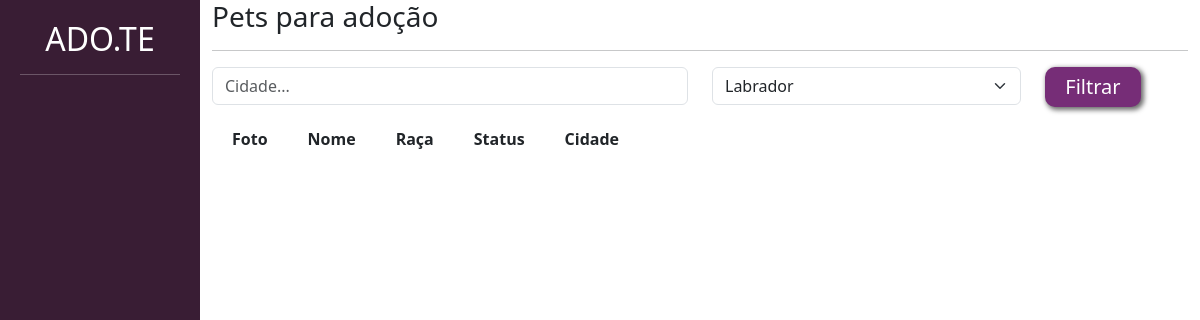
/adopt/, run on an earlier commit of the app's database.
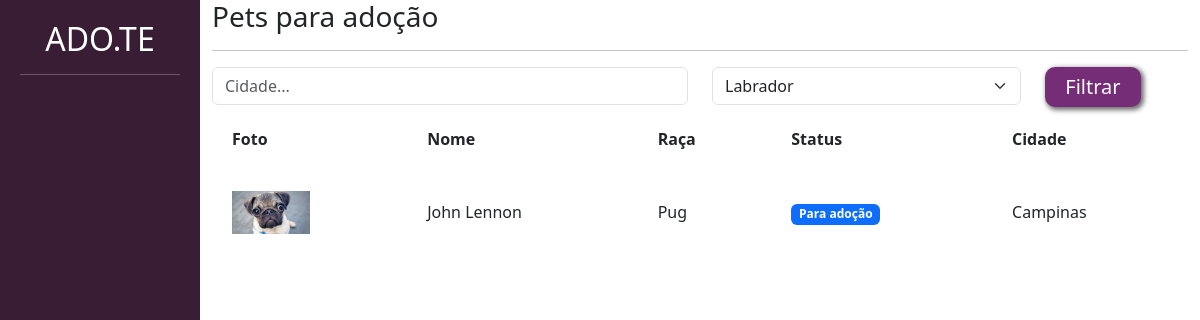
And on a later commit of the database.
### disclose/models.py (models this page shows, shortened)
class Pet(models.Model):
    choices_status = (('P', 'Para adoção'),
                      ('A', 'Adotado'))
    user = models.ForeignKey(User, on_delete=models.DO_NOTHING)
    picture = models.ImageField(upload_to="pet_pictures", default='default-picture.jpg')
    petname = models.CharField(max_length=50)
    description = models.TextField()
    state = models.CharField(max_length=50)
    city = models.CharField(max_length=50)
    phone = models.CharField(max_length=14)
    breed = models.ForeignKey(Breed, on_delete=models.DO_NOTHING)
    tags = models.ManyToManyField(Tag)
    status = models.CharField(max_length=1, choices=choices_status, default='P')

class Breed(models.Model):
    breed = models.CharField(max_length=50)
    def __str__(self):
        return self.breed

### adopt/views.py (the view)
# urls.py: path('', views.list_pets, name="list_pets"),
def list_pets(request):
    if request.method == "GET":
        pets = Pet.objects.filter(status="P")
        breeds = Breed.objects.all()
        city = request.GET.get('city')
        breed_filter = request.GET.get('breed')
        if city:
            pets = pets.filter(city__icontains=city)
        if breed_filter:
            pets = pets.filter(breed__id=breed_filter)
            breed_filter = Breed.objects.get(id=breed_filter)
        return render(request, 'list_pets.html', {'pets': pets, 'breeds': breeds, 'city': city, 'breed_filter': breed_filter})

### adopt/templates/list_pets.html (shortened to what this page needs)
{% load static %}
<!doctype html>
<html lang="pt-BR">
    <head>
    <link href="https://cdn.jsdelivr.net/npm/bootstrap@5.3.0-alpha1/dist/css/bootstrap.min.css" rel="stylesheet">
    <link href="{% static 'adopt/css/list_pets.css' %}" rel="stylesheet">
    </head>
    <body>
        <div class="container-fluid">
            <div class="row">
                <div class="col-md-2 bg-side sidebar">
                    <h2>ADO.TE</h2>
                    <hr>
                </div>
                <div class="col-md">
                    <div class="wrapper">
                        <div class="box width80">
                            <h3 class="font-vinho">Pets para adoção</h3>
                            <hr>
                            <form action="{% url 'list_pets' %}" method="GET">
                                <div class="row">
                                    <div class="col-md-6">
                                        <input type="text" placeholder="Cidade..." value="{% if city %}{{city}}{% endif %}" name="city" class="form-control">
                                    </div>
                                    <div class="col-md-4">
                                        <select class="form-select" name="breed">
                                            {% for breed in breeds %}
                                                <option {% if breed_filter.id == breed.id %}selected{% endif %} value="{{breed.id}}">{{breed}}</option>
                                            {% endfor%}
                                        </select>
                                    </div>
                                    <div class="col-md-2">
                                        <input type="submit" class="btn-custom-secondary" value="Filtrar">
                                    </div>
                                </div>
                            </form>
                             <table class="tabela" cellpadding="20">
                                <tr>
                                    <th>Foto</th>
                                    <th>Nome</th>
                                    <th>Raça</th>
                                    <th>Status</th>
                                    <th>Cidade</th>
                                </tr>
                                {% for pet in pets %}
                                    <tr class="tabela-linha">
                                        <td width="20%">
                                            {% if pet.picture %}
                                                    <a href="{% url 'show_pet' pet.id %}"><img width="50%" src="{{pet.picture.url}}"></a>
                                                {% else %}
                                                    <a href="{% url 'show_pet' pet.id %}"><img width="50%" src="/media/pet_pictures/default-picture.jpg"></a>
                                                {% endif %}
                                        </td>
                                        <td>
                                            {{pet.petname}}
                                        </td>
                                        <td>
                                            {{pet.breed}}
                                        </td>
                                        <td>
                                            {% if pet.status == "P" %}
                                                <span class="badge text-bg-primary">Para adoção</span>
                                            {% elif pet.status == "A" %}
                                                <span class="badge text-bg-success">Adotado</span>
                                            {% endif%}
                                        </td>
                                        <td>
                                            {{pet.city}}
                                        </td>
                                    </tr>
                                {% endfor %}
                            </table>
                        </div>
                    </div>
                </div>
            </div>
        </div>
    </body>
</html>

What changed in the data, as far as the page shows it:
added Pet: picture (picture), petname "John Lennon", breed "Pug", status "Para adoção", city "Campinas"
